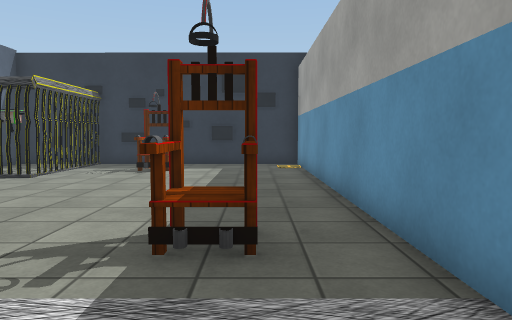
View 1 (above)

12 first-person views from a walk through a 3-D level made in the Unity game engine. The camera is 1.2 m above the floor, tilts 4° down and sees 70° across. The floor is counted in squares, 1 m on a side. Each view is taken from the middle of a square. On the plan, view 1 faces up. The plan holds only what a view shows up to about 15 squares ahead; the rest is blank. Some surface patterns are stand-ins.

View 2
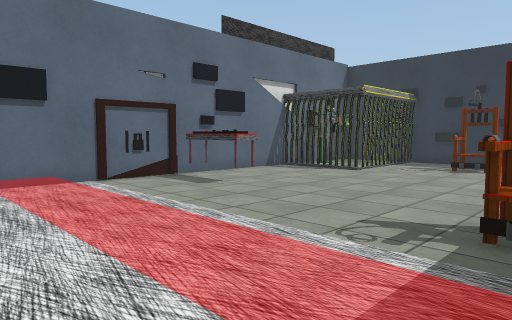

View 3
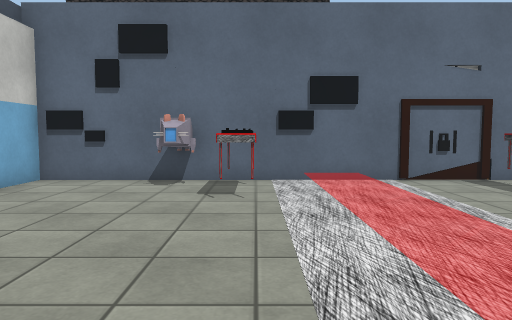

View 4
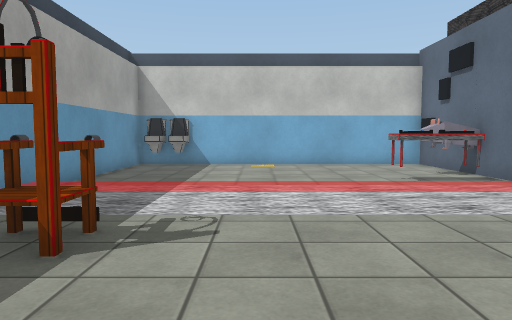

View 5
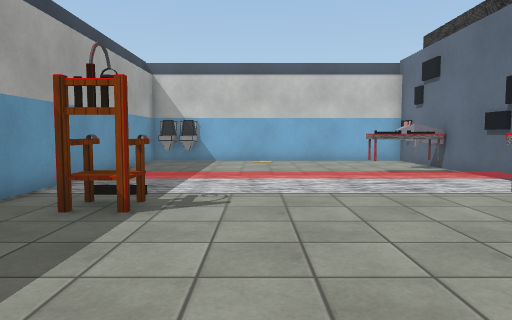

View 6
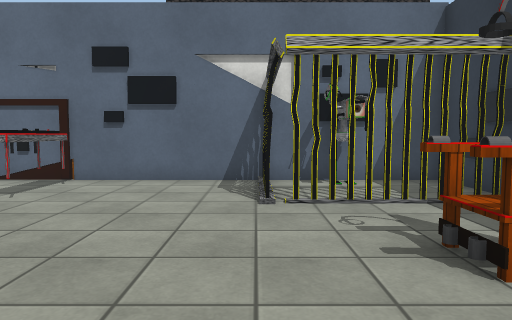

View 7
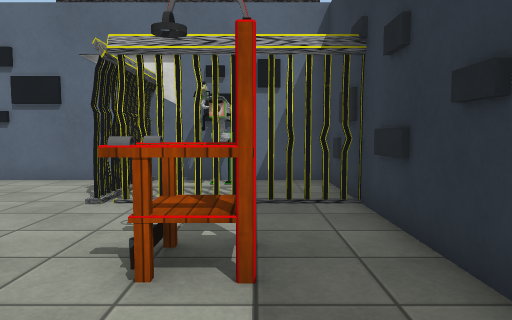

View 8
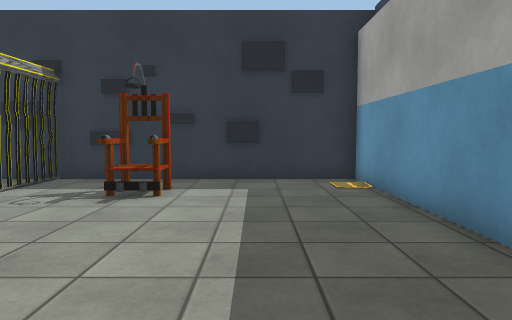

View 9
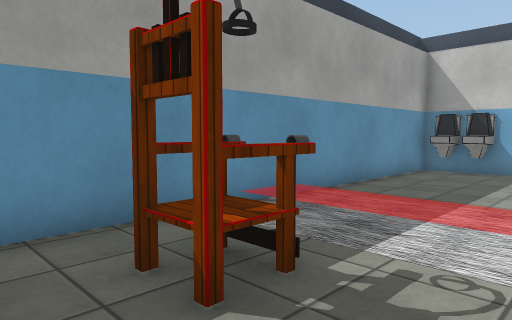

View 10
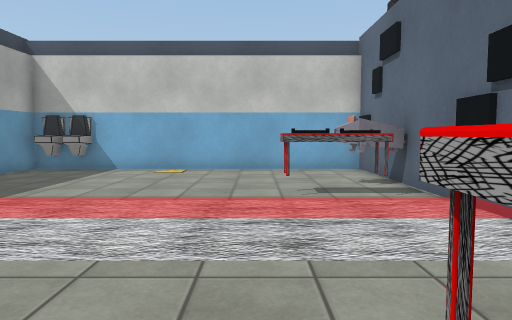

View 11
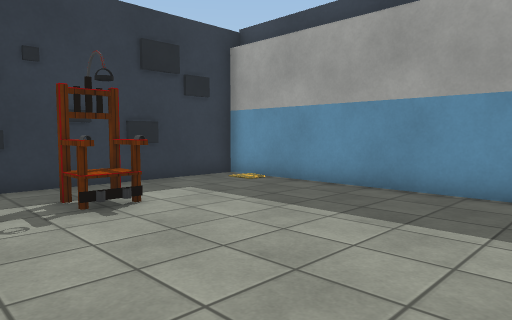

View 12
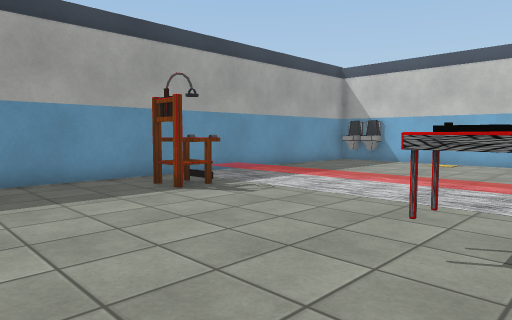

### Floor plan
Key: @ floor where view 1 was taken; # wall or solid block; x gap in a wall; . main floor; : floor 0.25 m higher than the main floor; / step, stairs or slope; = window, fence, low wall or low ledge; C chair; T table; O other object.
Columns run from 10 left of view 1 to 2 right of it. Each row starts with its distance up from view 1.
 15 #############
 14 #...x.......#
 13 #.....CC....#
 12 #OO.x.CC....#
 11 #...x.......#
 10 #xxx#.......#
  9 #...........#
  8 #...........#
  7 #...........#
  6 #...........#
  5 #TTT........#
  4 #........CC.#
  3 #........CC.#
  2 #...........#
  1 #:::::::::::=
  0 #/////////@/#
 -1 #TTT........#
 -2 #TTT........#
 -3 #OO.........#
 -4 #...........#
 -5 #...........#
 -6 #.........OO#
 -7 #############

Where each view was taken, in squares from view 1:
view 1: 0 up, 0 right, facing up
view 2: 1 down, 0 right, facing up-left
view 3: 1 down, 0 right, facing left
view 4: 8 up, 3 left, facing down
view 5: 10 up, 3 left, facing down
view 6: 10 up, 0 right, facing left
view 7: 13 up, 0 right, facing left
view 8: 5 up, 1 left, facing up
view 9: 6 up, 3 left, facing down-right
view 10: 6 up, 6 left, facing down
view 11: 6 up, 6 left, facing up-right
view 12: 9 up, 8 left, facing down-right
